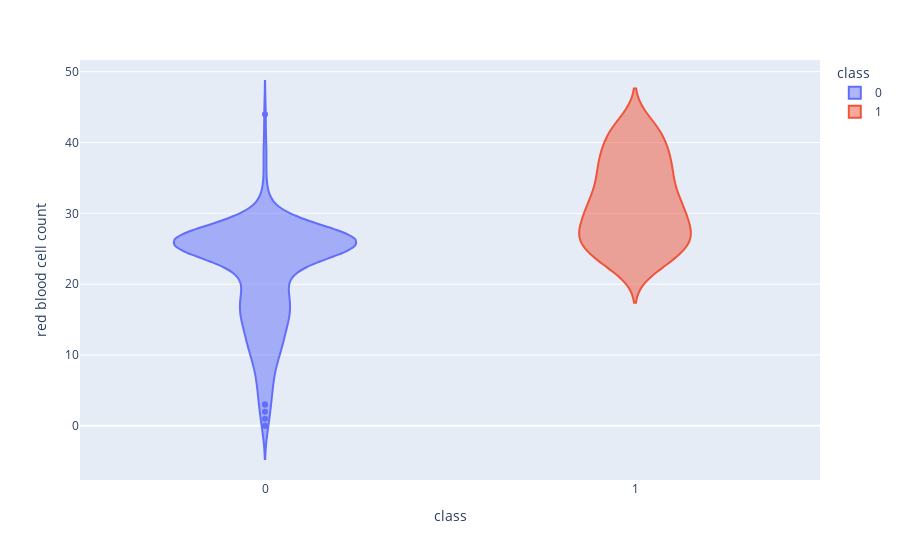

Source (notebook cell):
### Code cell
px.violin(df,y='red blood cell count',x='class',color='class')

### Figure 1 — Plotly figure (JSON) as saved in the notebook; plotly's stock layout.template omitted (floating-point values rounded to 4 significant figures; data arrays with more than 128 entries replaced by an {"elided": "..."} marker saying what was removed)
{"data": [{"alignmentgroup": "True", "box": {"visible": false}, "hovertemplate": "class=%{x}<br>red blood cell count=%{y}<extra></extra>", "legendgroup": "0", "marker": {"color": "#636efa"}, "name": "0", "offsetgroup": "0", "orientation": "v", "scalegroup": "True", "showlegend": true, "type": "violin", "x": {"elided": "250 int values"}, "x0": " ", "xaxis": "x", "y": {"elided": "250 int values"}, "y0": " ", "yaxis": "y"}, {"alignmentgroup": "True", "box": {"visible": false}, "hovertemplate": "class=%{x}<br>red blood cell count=%{y}<extra></extra>", "legendgroup": "1", "marker": {"color": "#EF553B"}, "name": "1", "offsetgroup": "1", "orientation": "v", "scalegroup": "True", "showlegend": true, "type": "violin", "x": {"elided": "150 int values"}, "x0": " ", "xaxis": "x", "y": {"elided": "150 int values"}, "y0": " ", "yaxis": "y"}], "layout": {"legend": {"title": {"text": "class"}, "tracegroupgap": 0}, "margin": {"t": 60}, "violinmode": "overlay", "xaxis": {"anchor": "y", "categoryarray": [0, 1], "categoryorder": "array", "domain": [0, 1], "title": {"text": "class"}}, "yaxis": {"anchor": "x", "domain": [0, 1], "title": {"text": "red blood cell count"}}}}
